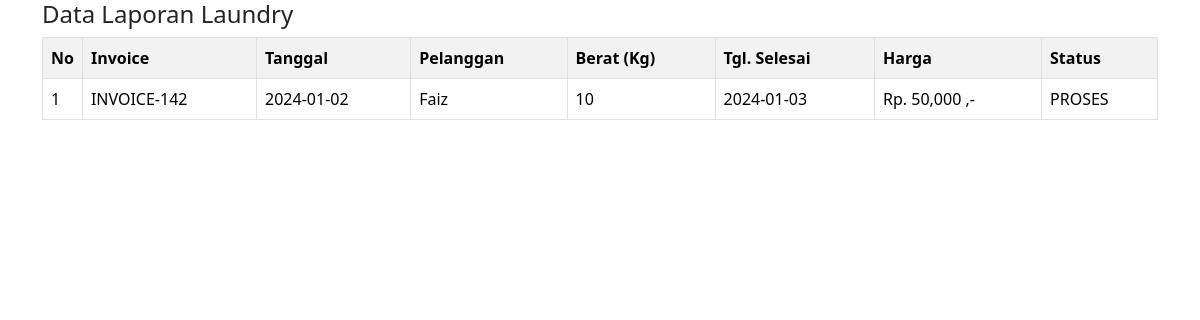
/cek_status_final.php?transaksi_id=142, run on the app's committed database.
### tables this page shows
CREATE TABLE `transaksi` (
  `transaksi_id` int(11) NOT NULL,
  `transaksi_tgl` date NOT NULL,
  `transaksi_pelanggan` int(11) NOT NULL,
  `transaksi_harga` int(11) NOT NULL,
  `transaksi_berat` int(11) NOT NULL,
  `transaksi_tgl_selesai` date NOT NULL,
  `transaksi_status` int(11) NOT NULL,
  `transaksi_pembayaran` int(11) NOT NULL,
  `transaksi_total` int(11) NOT NULL
);

CREATE TABLE `pelanggan` (
  `pelanggan_id` int(11) NOT NULL,
  `pelanggan_nama` varchar(255) NOT NULL,
  `pelanggan_hp` varchar(20) NOT NULL,
  `pelanggan_alamat` text NOT NULL
);

### cek_status_final.php (the view, shortened to what this page needs)
<!DOCTYPE html>
<html lang="en">
<head>
  <link href="assets/vendor/bootstrap/css/bootstrap.min.css" rel="stylesheet">
</head>
<body>
<div class="container">
    <?php
    if (isset($_GET['transaksi_id'])) {
        $transaksi_id = $_GET['transaksi_id'];
    ?>
    <div class="panel panel-default">
        <div class="panel-heading">
            <h4>Data Laporan Laundry</h4>
        </div>
        <div class="panel-body">
            <div class="table-responsive">
                <table class="table table-bordered table-striped">
                    <tr>
                        <th width="1%">No</th>
                        <th>Invoice</th>
                        <th>Tanggal</th>
                        <th>Pelanggan</th>
                        <th>Berat (Kg)</th>
                        <th>Tgl. Selesai</th>
                        <th>Harga</th>
                        <th>Status</th>
                    </tr>
                    <?php
                    include 'koneksi.php';
                    $query = "SELECT * FROM transaksi
                    INNER JOIN pelanggan ON transaksi.transaksi_pelanggan = pelanggan.pelanggan_id
                    WHERE transaksi.transaksi_id = $transaksi_id";
                    $no = 1;
                    $result = mysqli_query($koneksi, $query);
                    while ($d = mysqli_fetch_array($result)) {
                    ?>
                        <tr>
                            <td><?php echo $no++; ?></td>
                            <td>INVOICE-<?php echo $d['transaksi_id']; ?></td>
                            <td><?php echo $d['transaksi_tgl']; ?></td>
                            <td><?php echo $d['pelanggan_nama']; ?></td>
                            <td><?php echo $d['transaksi_berat']; ?></td>
                            <td><?php echo $d['transaksi_tgl_selesai']; ?></td>
                            <td><?php echo "Rp. " . number_format($d['transaksi_harga']) . " ,-"; ?></td>
                            <td>
                                <?php
                                if ($d['transaksi_status'] == "0") {
                                    echo "<span class='label label-warning'>PROSES</span>";
                                } else if ($d['transaksi_status'] == "1") {
                                    echo "<span class='label label-success'>SELESAI</span>";
                                }
                                ?>
                            </td>
                        </tr>
                    <?php
                    }
                    ?>
                </table>
            </div>
        </div>
    </div>
    <?php } ?>
</div>
</body>
</html>

### data on the page
transaksi: transaksi_id "142", transaksi_tgl "2024-01-02", transaksi_pelanggan.pelanggan_nama "Faiz", transaksi_berat "10", transaksi_tgl_selesai "2024-01-03", transaksi_harga "50,000", transaksi_status "PROSES"
